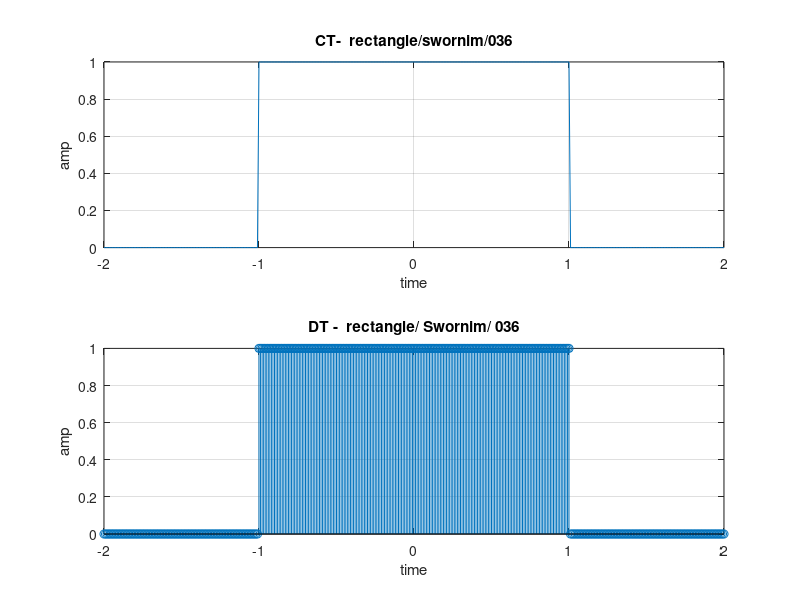

Write the MATLAB code that produced this figure.
%4) construct a CT and DT  rectangle signal

clc
close all
clear 
i = 1;
for t = -2:0.01:2
    if(t >=-1 && t <= 1)
        x(i) = 1;
    else
        x(i) = 0;
    end
    i = i + 1;
end

t = -2:0.01:2;
subplot(2,1,1);
plot(t,x);
xlabel('time')
ylabel('amp')
title('CT-  rectangle/swornim/036')
grid on;

i = 1;
for t = -2:0.01:2
    if(t >=-1 && t <= 1)
        x(i) = 1;
    else
        x(i) = 0;
    end
    i = i + 1;
end

t = -2 :0.01: 2;

subplot(2,1,2)
stem(t,x)
xlabel('time')
ylabel('amp')
title('DT -  rectangle/ Swornim/ 036')
grid on;